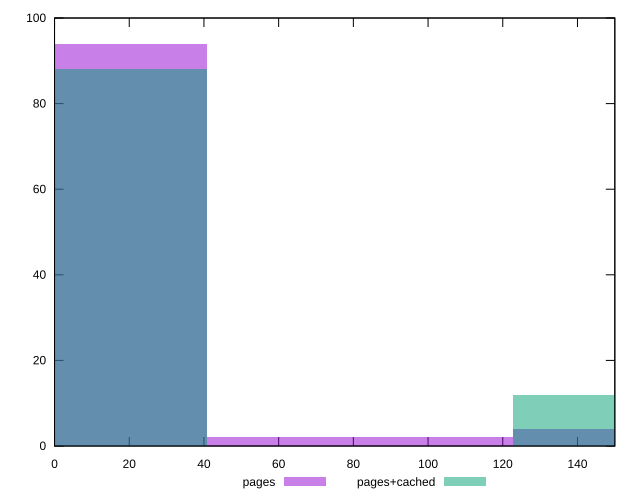

Write the gnuplot code that produced this figure.
reset

$pages <<EOF
163.49890124233966 4
0 94
81.74945062116983 2
EOF

$pagesCached <<EOF
0 88
163.49890124233966 12
EOF

set key outside below
set boxwidth 81.74945062116983
set xrange [0:150]
set yrange [0:100]
set trange [0:100]
set style fill transparent solid 0.5 noborder
set terminal svg size 640, 500 enhanced background rgb 'white'
set output "report_0_00242021-02-20T12:25:28.543Z/unminified-css/comparison/histogram/0_vs_1.svg"

plot $pages title "pages" with boxes, \
     $pagesCached title "pages+cached" with boxes

reset
